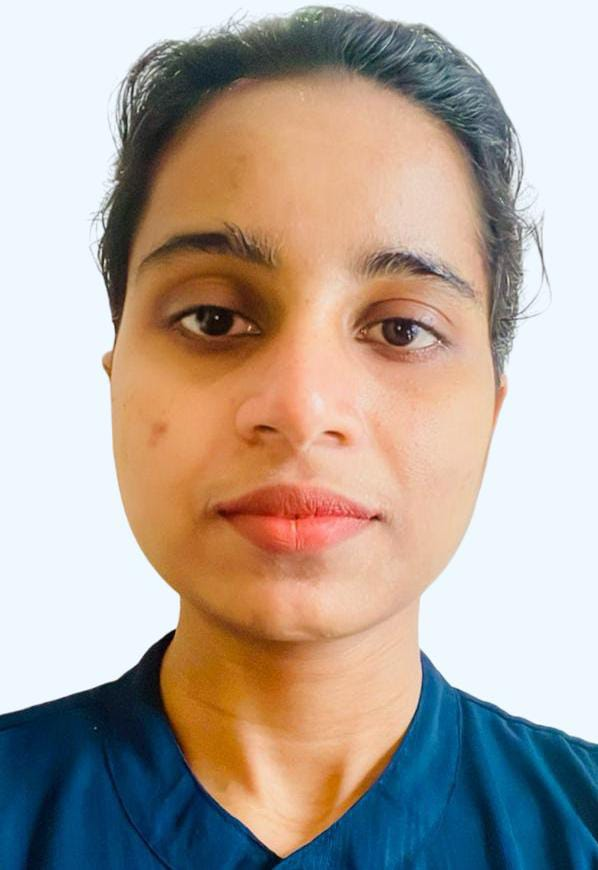
%> input picture rajaz.jpg, 598 x 870 px
$ octave raja_inbuilt.m   (GNU Octave 9; MATLAB toolbox functions it lacks are replaced by stand-ins)
%> lines starting %> are read from the running program, lines starting %| are printed output that depends on the picture
% read the image
I = rgb2gray(imread("rajaz.jpg"));
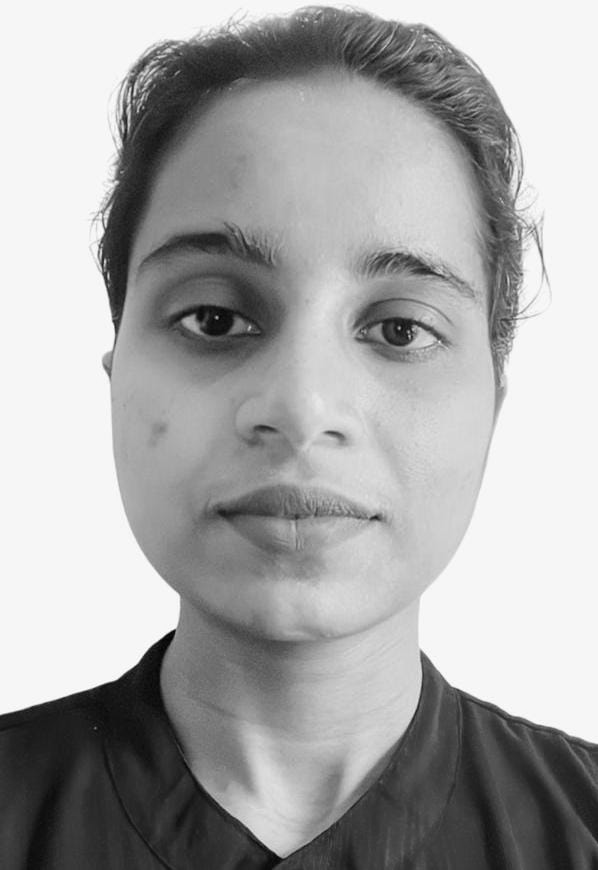
%> I: size 870x598 uint8; min 1, max 255, mean 168.1

subplot(2, 4, 1),
imshow(I);
title("Gray Scale Image");

% Canny
J = edge(I, 'Canny');
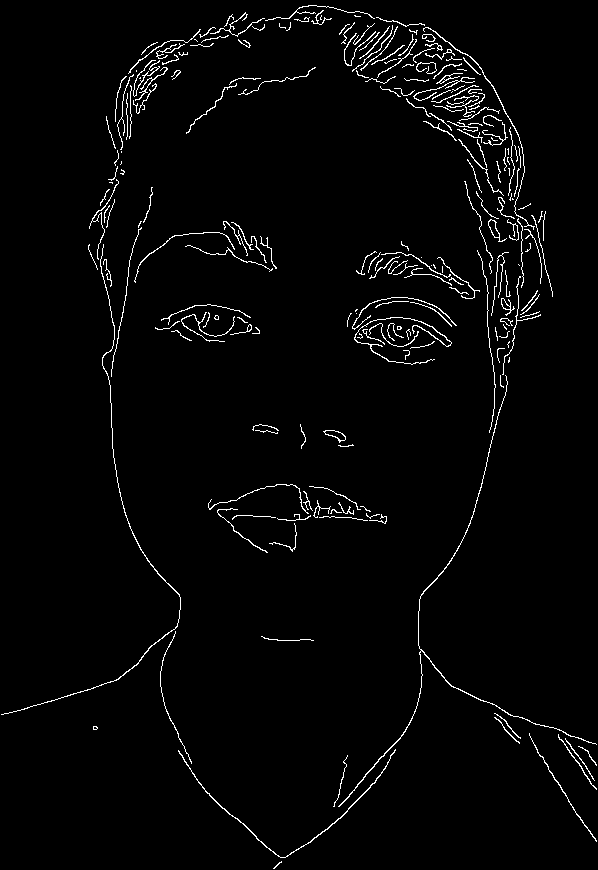
%> J: size 870x598 logical; 2.4% white in thin lines or dots
subplot(2, 4, 2),
imshow(J);
title("Canny");

% Log
K = edge(I, 'log');
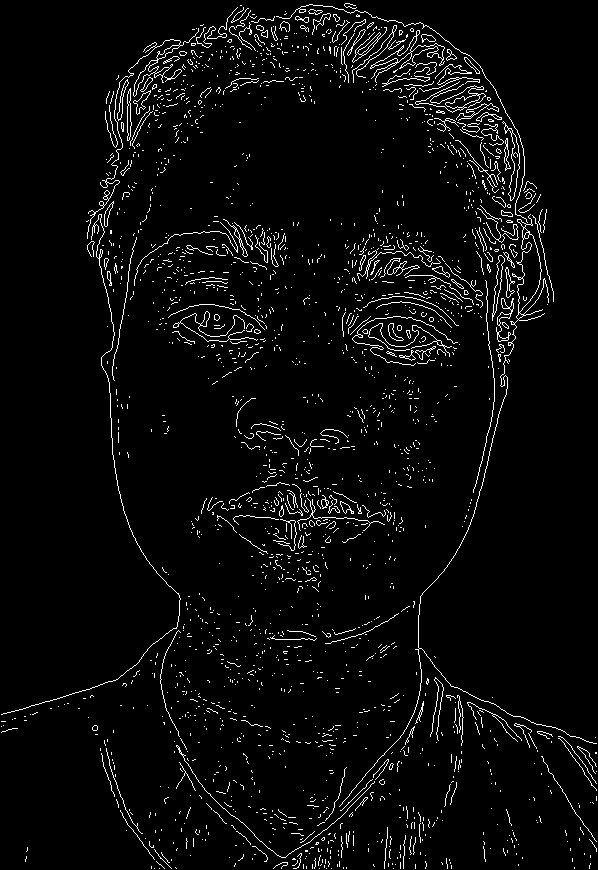
%> K: size 870x598 logical; 3.9% white in thin lines or dots
subplot(2, 4, 3),
imshow(K);
title("Log");

% Sobel
L = edge(I, 'Sobel');
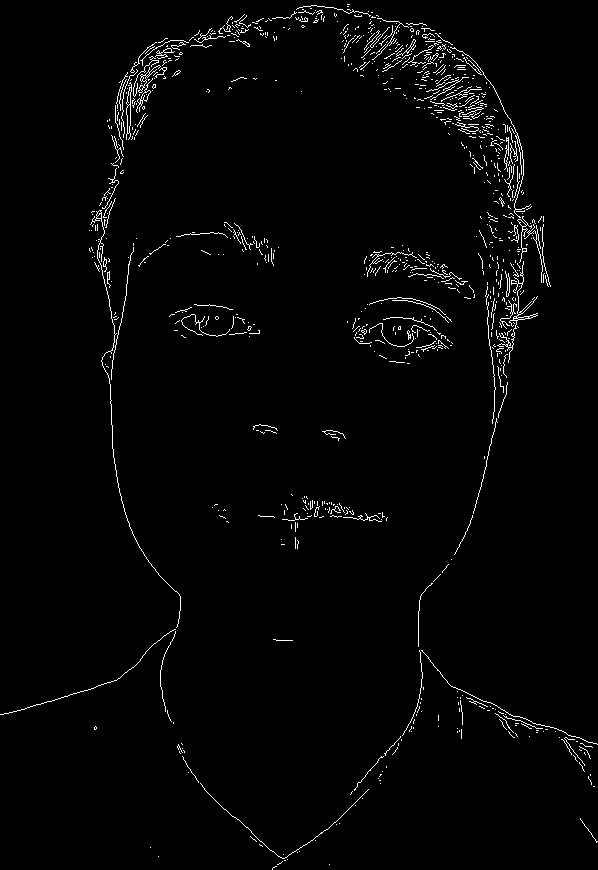
%> L: size 870x598 logical; 2% white in thin lines or dots
subplot(2, 4, 4),
imshow(L);
title("Sobel");

% Prewitt
M = edge(I, 'Prewitt');
%> M: size 870x598 logical; 2% white in thin lines or dots
subplot(2, 4, 5),
imshow(M);
title("Prewitt");

% Robert
N = edge(I, 'Roberts');
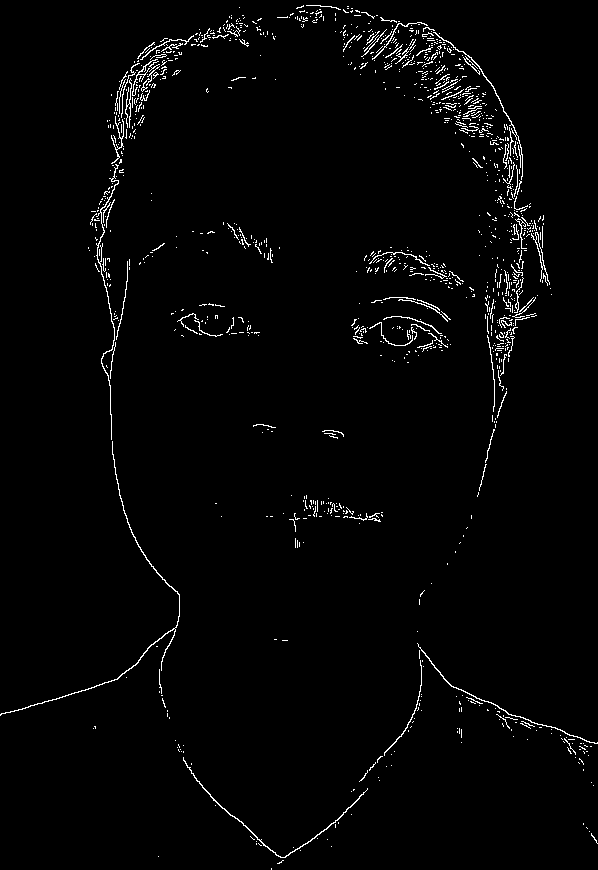
%> N: size 870x598 logical; 2% white in thin lines or dots
subplot(2, 4, 6),
imshow(N);
title("Robert");

% Zerocross
O = edge(I, 'zerocross');
subplot(2, 4, 7),
imshow(O);
title("Zerocross");
